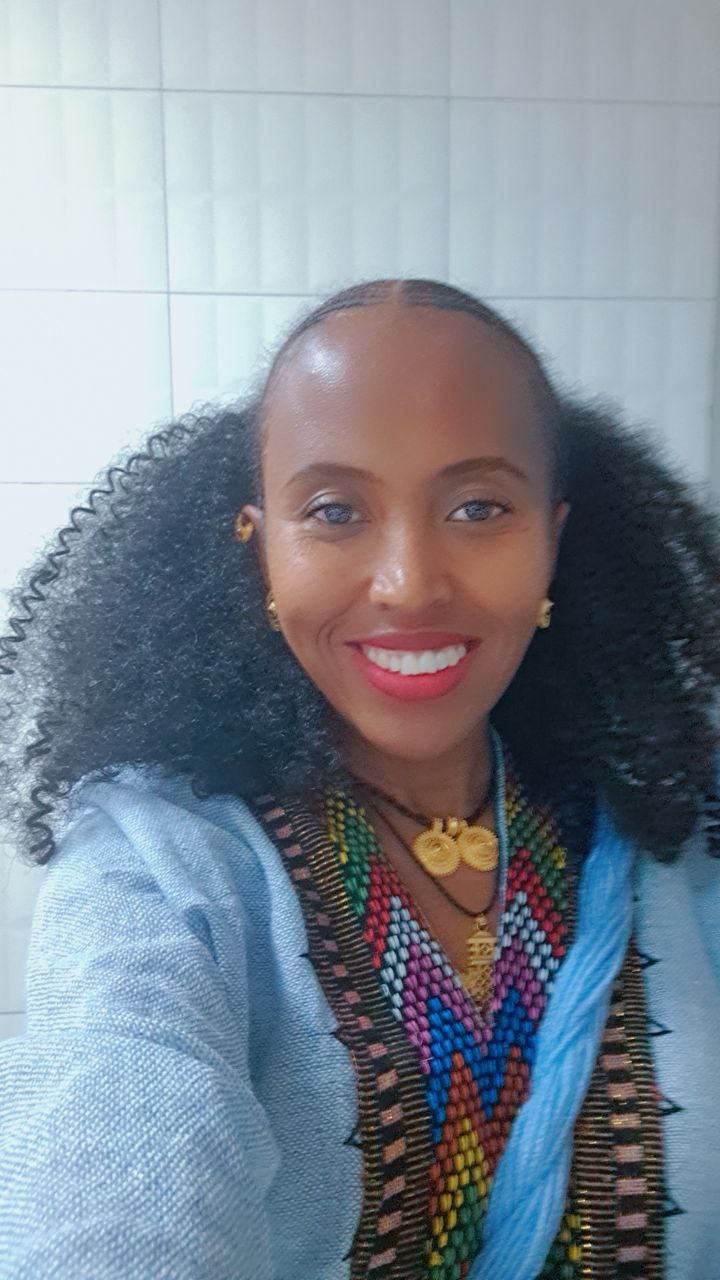
#> input picture image/image9.jpg, 720 x 1280 px, found by its file name
$ python main.py
#> lines starting #> are read from the running program, lines starting #| are printed output that depends on the picture
import cv2
import matplotlib.pyplot as plt
img = cv2.imread('image9.jpg', 0)
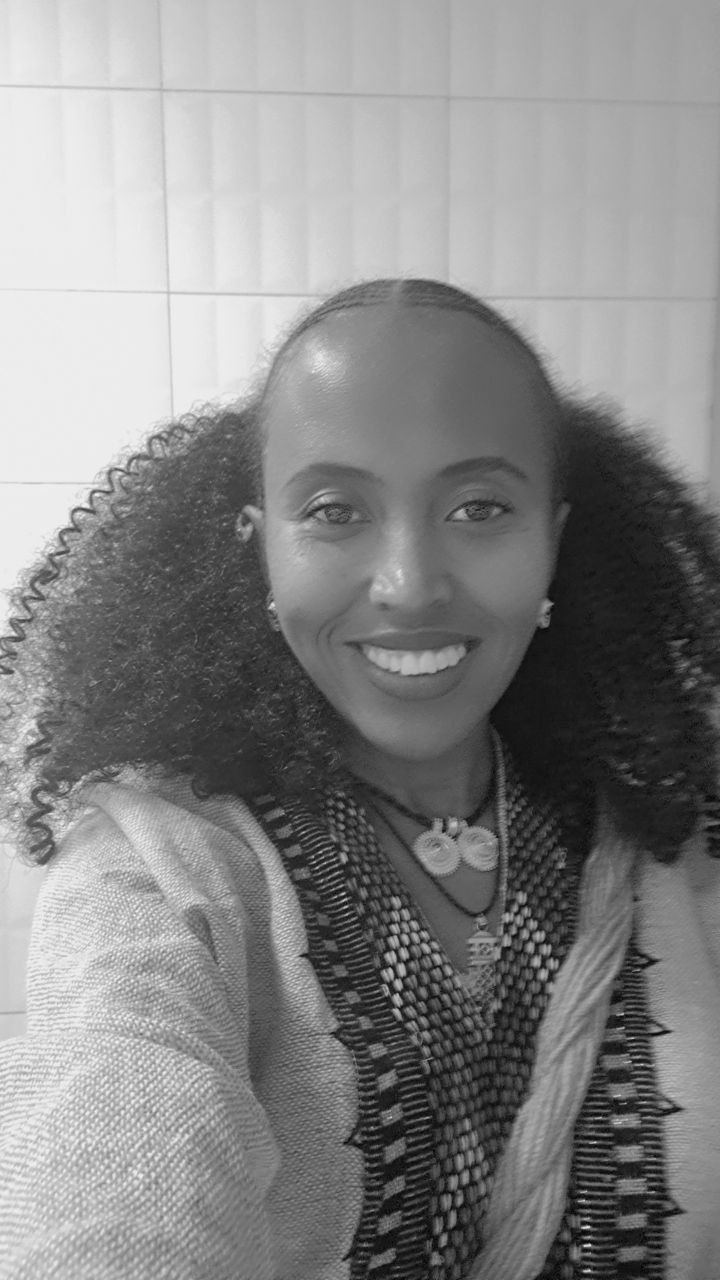
#> img: shape (1280, 720); min 0, max 248, mean 134.3
inverted = 255 - img
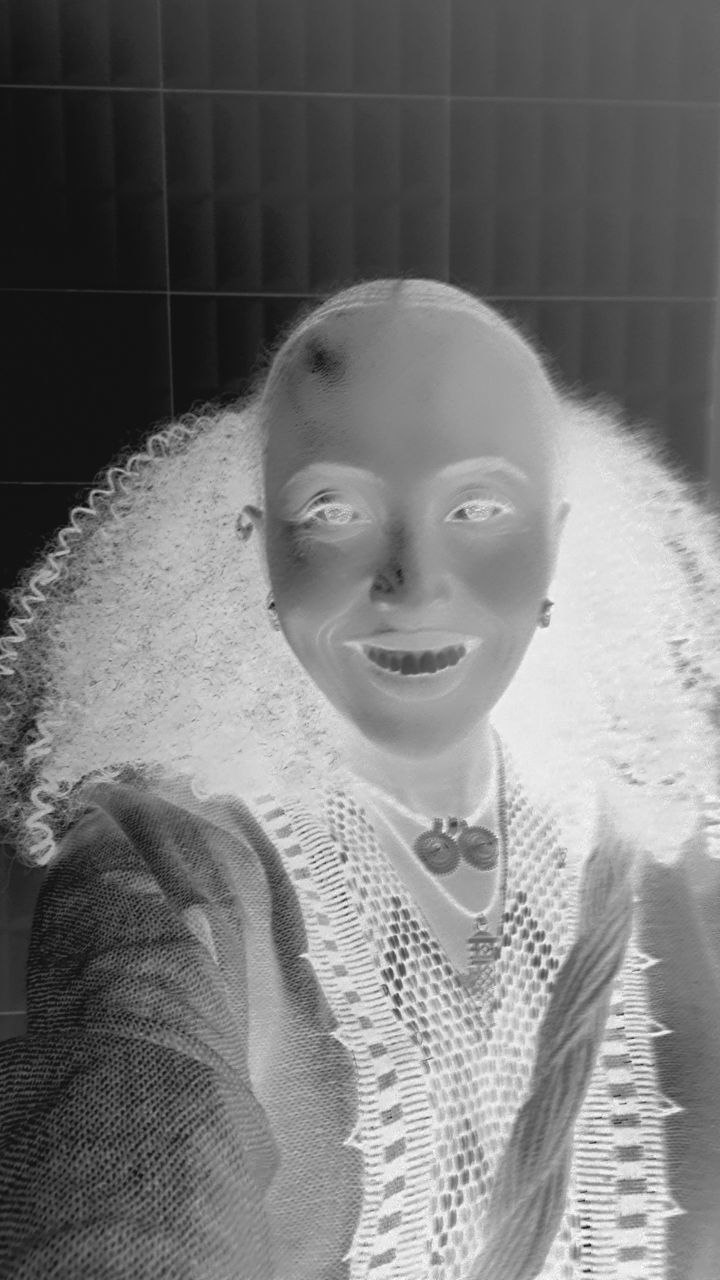
#> inverted: shape (1280, 720); min 7, max 255, mean 120.7
blurred = cv2.GaussianBlur(inverted, (21, 21), 0)
sketch = cv2.divide(img, 255 - blurred, scale=256)
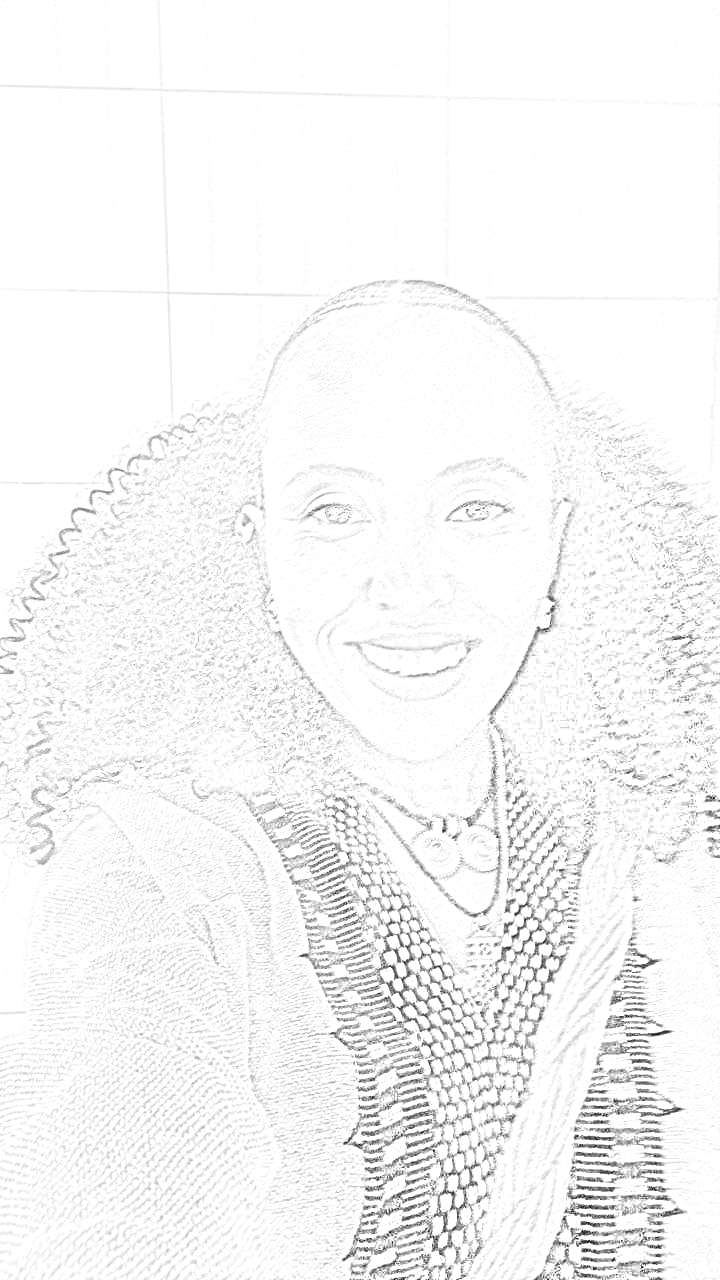
#> sketch: shape (1280, 720); min 0, max 255, mean 245.5
plt.imshow(sketch, cmap='gray')
plt.axis('off')
plt.show()

$ run again, with image/image1.jpg copied over image/image9.jpg
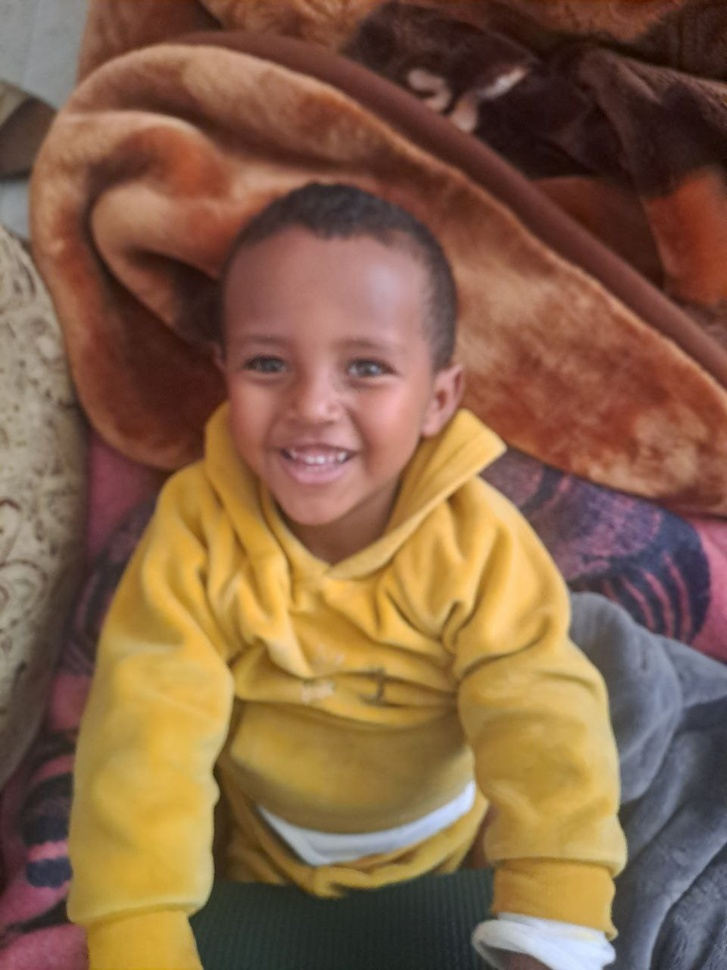
#> input picture image/image1.jpg, 727 x 970 px, shrunk from 960 x 1280 before the run, found by its file name
#> `inverted = 255 - img`:
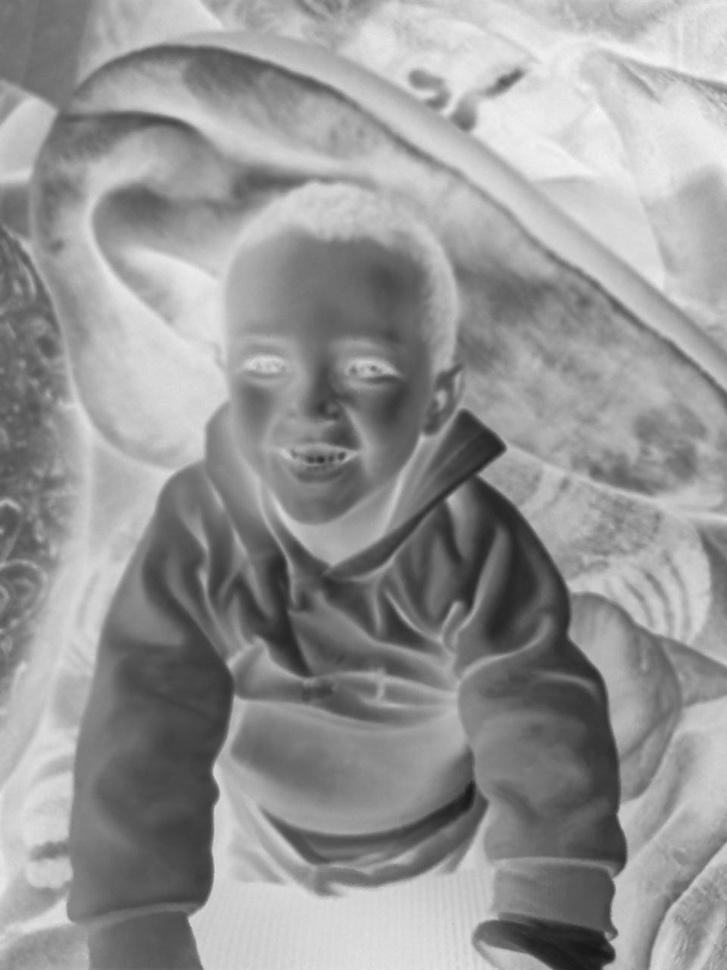
#> inverted: shape (970, 727); min 22, max 246, mean 149.5
#> `sketch = cv2.divide(img, 255 - blurred, scale=256)`:
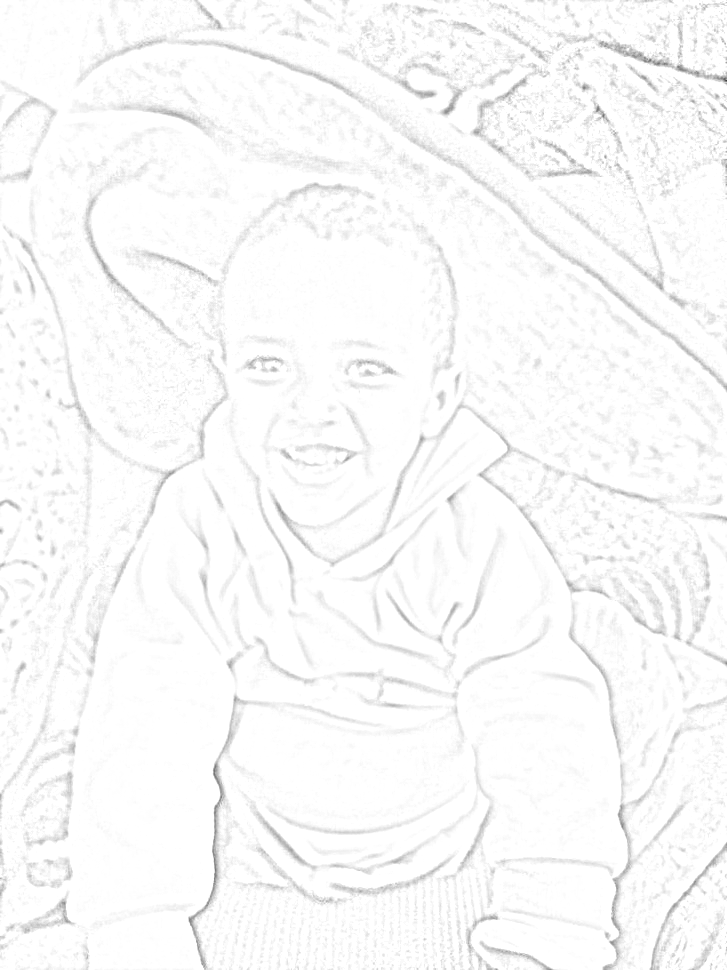
#> sketch: shape (970, 727); min 62, max 255, mean 249.6

$ run again, with image/image2.jpg copied over image/image9.jpg
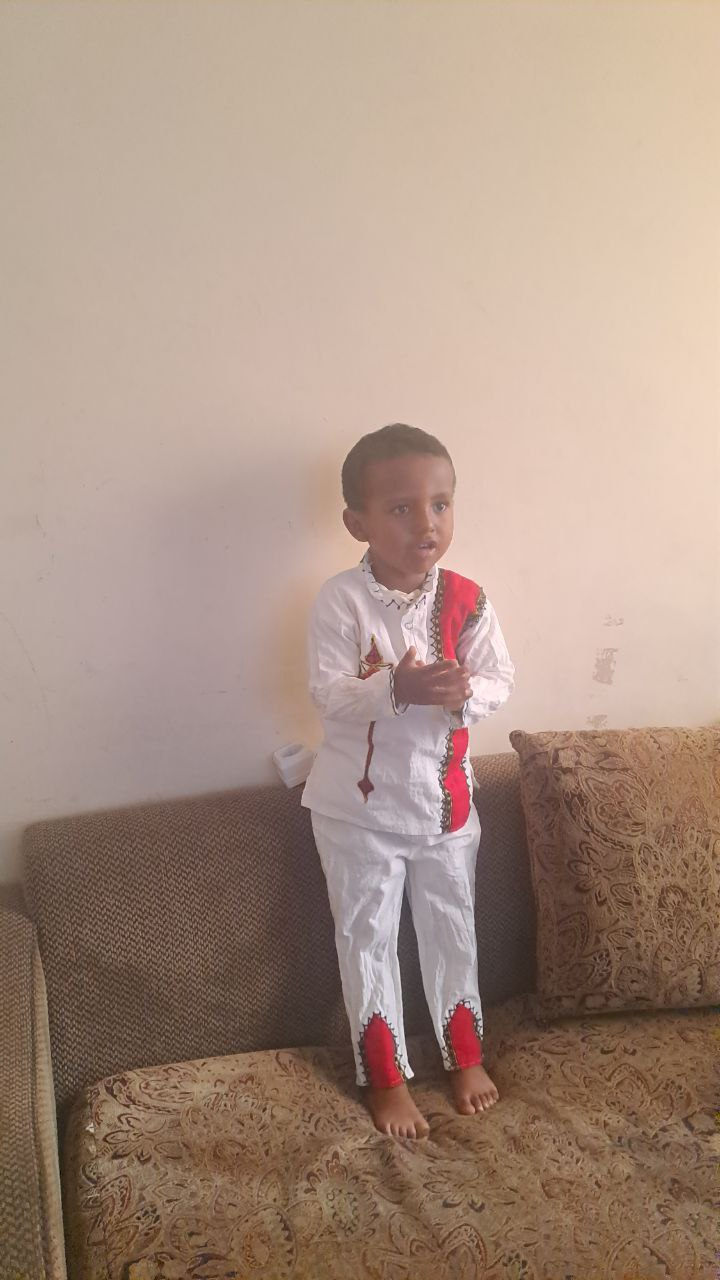
#> input picture image/image2.jpg, 720 x 1280 px, found by its file name
#> `inverted = 255 - img`:
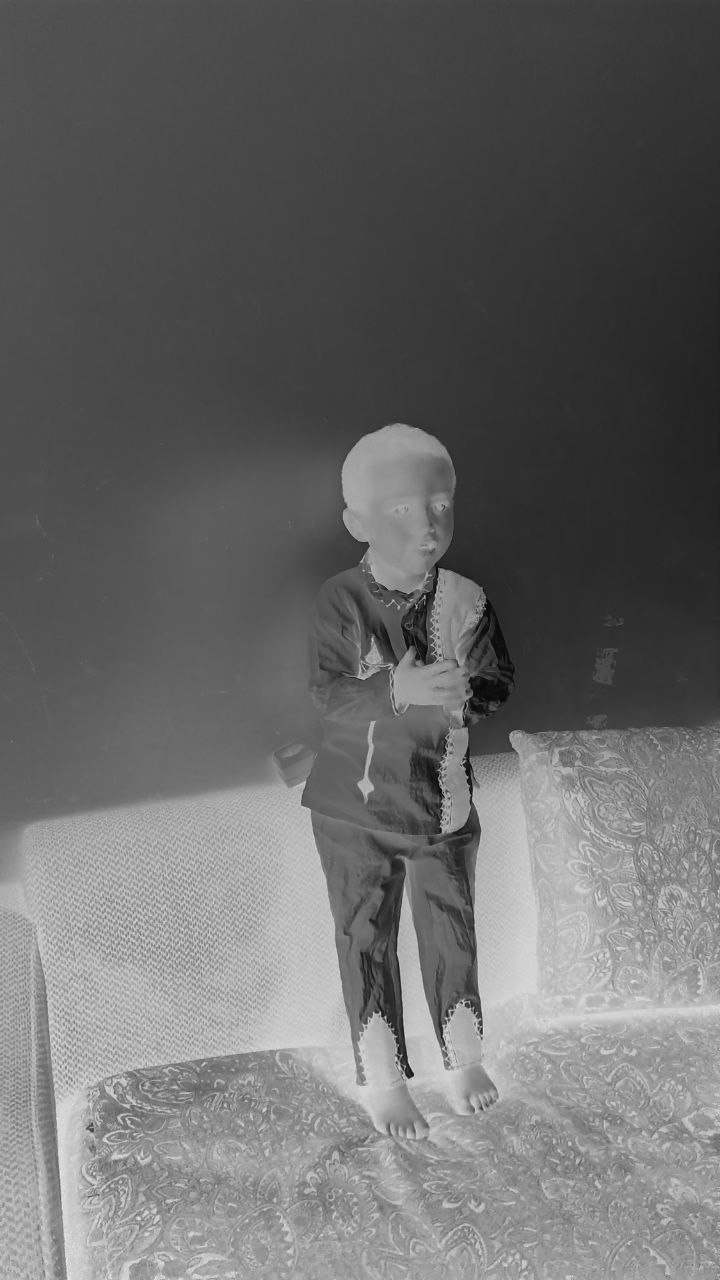
#> inverted: shape (1280, 720); min 0, max 247, mean 104.9
#> `sketch = cv2.divide(img, 255 - blurred, scale=256)`:
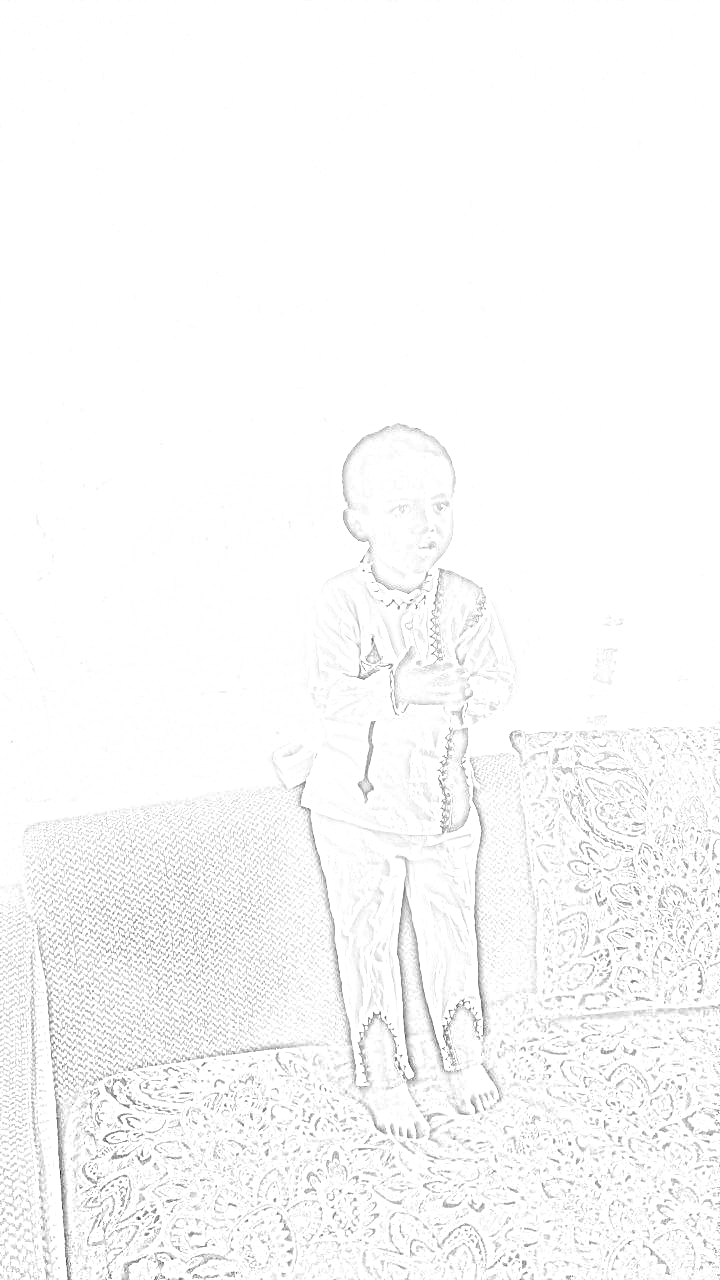
#> sketch: shape (1280, 720); min 27, max 255, mean 249.6

$ run again, with image/image3.jpg copied over image/image9.jpg
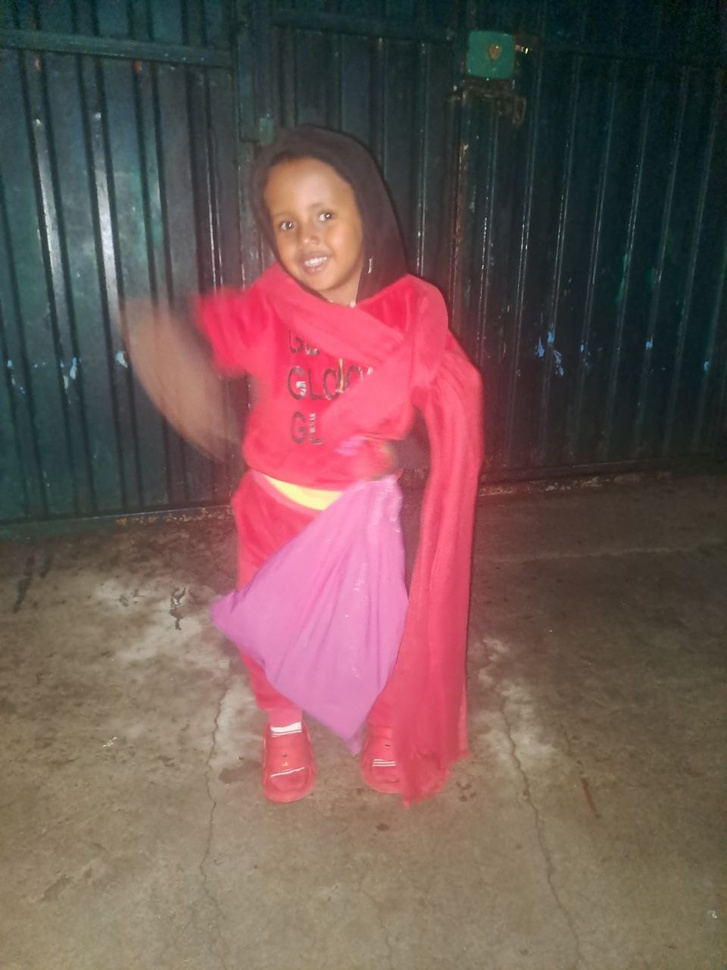
#> input picture image/image3.jpg, 727 x 970 px, shrunk from 960 x 1280 before the run, found by its file name
#> `inverted = 255 - img`:
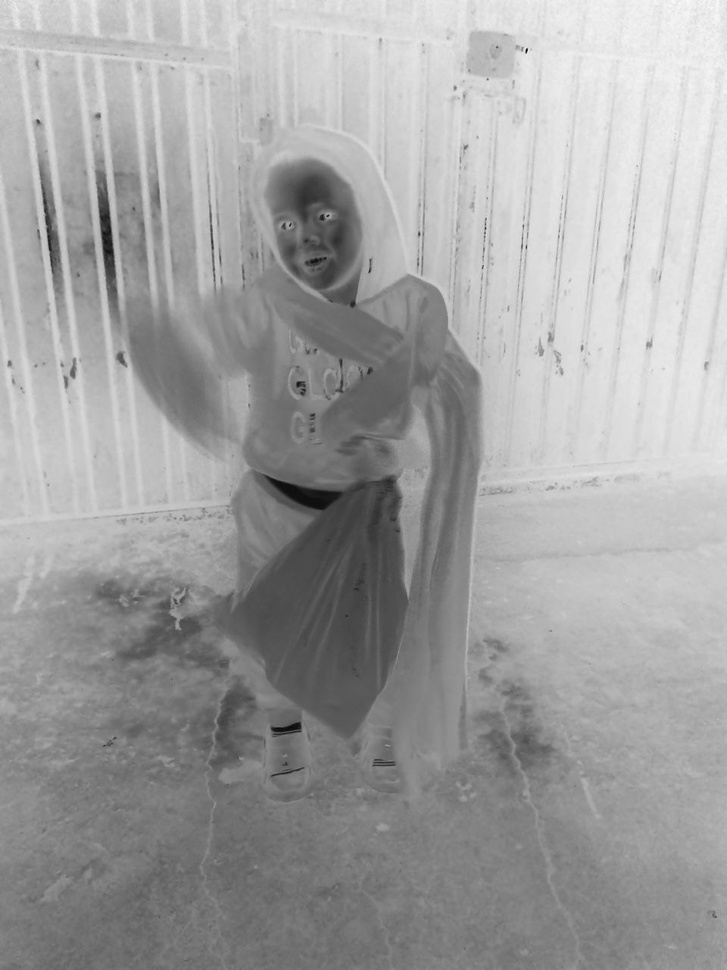
#> inverted: shape (970, 727); min 5, max 251, mean 160.6
#> `sketch = cv2.divide(img, 255 - blurred, scale=256)`:
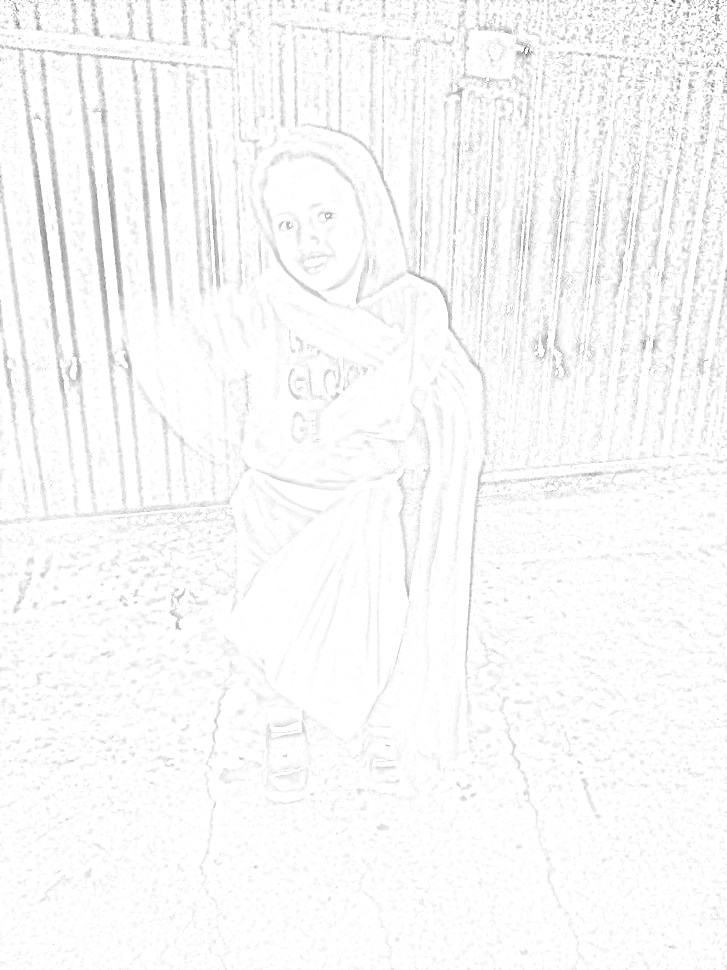
#> sketch: shape (970, 727); min 68, max 255, mean 249.2
